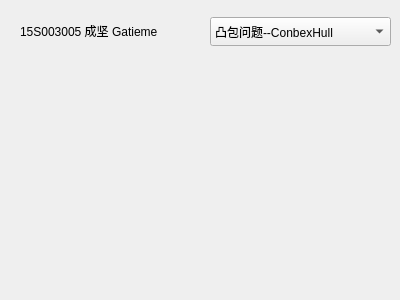
<?xml version="1.0" encoding="UTF-8"?>
<ui version="4.0">
 <class>AlgorithmExperiment</class>
 <widget class="QWidget" name="AlgorithmExperiment">
  <property name="geometry">
   <rect>
    <x>0</x>
    <y>0</y>
    <width>400</width>
    <height>300</height>
   </rect>
  </property>
  <property name="windowTitle">
   <string> 算法设计与分析实验</string>
  </property>
  <widget class="QwtPlot" name="qwtPlotAlgExp">
   <property name="geometry">
    <rect>
     <x>20</x>
     <y>70</y>
     <width>371</width>
     <height>191</height>
    </rect>
   </property>
  </widget>
  <widget class="QComboBox" name="comboBoxAlgExp">
   <property name="geometry">
    <rect>
     <x>210</x>
     <y>17</y>
     <width>181</width>
     <height>29</height>
    </rect>
   </property>
   <item>
    <property name="text">
     <string>凸包问题--ConbexHull</string>
    </property>
   </item>
   <item>
    <property name="text">
     <string>哈密顿环--Hamiltonian</string>
    </property>
   </item>
  </widget>
  <widget class="QLabel" name="labelAlgExp">
   <property name="geometry">
    <rect>
     <x>20</x>
     <y>20</y>
     <width>201</width>
     <height>21</height>
    </rect>
   </property>
   <property name="text">
    <string>15S003005 成坚 Gatieme</string>
   </property>
  </widget>
 </widget>
 <layoutdefault spacing="6" margin="11"/>
 <customwidgets>
  <customwidget>
   <class>QwtPlot</class>
   <extends>QFrame</extends>
   <header>qwt_plot.h</header>
  </customwidget>
 </customwidgets>
 <resources/>
 <connections/>
</ui>
